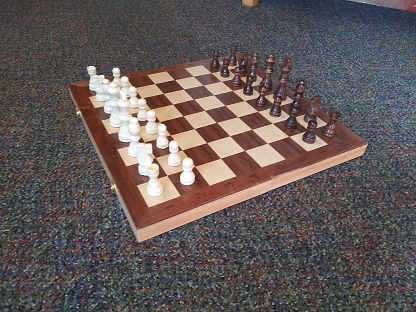
#> input picture Learn OpenCV/Resources/chess.png, 416 x 312 px, found by its file name
$ python 'Chapter 5 Warp.py'
#> lines starting #> are read from the running program, lines starting #| are printed output that depends on the picture
# Warping perspective
import cv2
import numpy as np

img = cv2.imread("Learn OpenCV/Resources/chess.png")
#> img is the input picture: shape (312, 416, 3); mean B, G, R 87.8, 88.7, 98.1

width,height = 250,250

# create an array of floats for the corners of the chessboard
pts1 = np.float32([[69,83], [245,51], [136,230], [368,143]])
# create an array of the points that the corners are mapped to on the warped image
pts2 = np.float32([[0,0], [width,0], [0,height], [width,height]])
# create the transformation matrix
matrix = cv2.getPerspectiveTransform(pts1, pts2)
# apply the transformation
imgOutput = cv2.warpPerspective(img, matrix, [width,height])
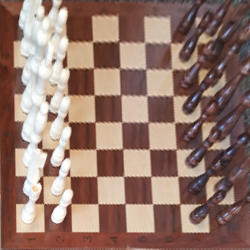
#> imgOutput: shape (250, 250, 3); mean B, G, R 107.7, 118.9, 148.7


cv2.imshow("Image", img)
cv2.imshow("Warped Image", imgOutput)
cv2.waitKey(0)
